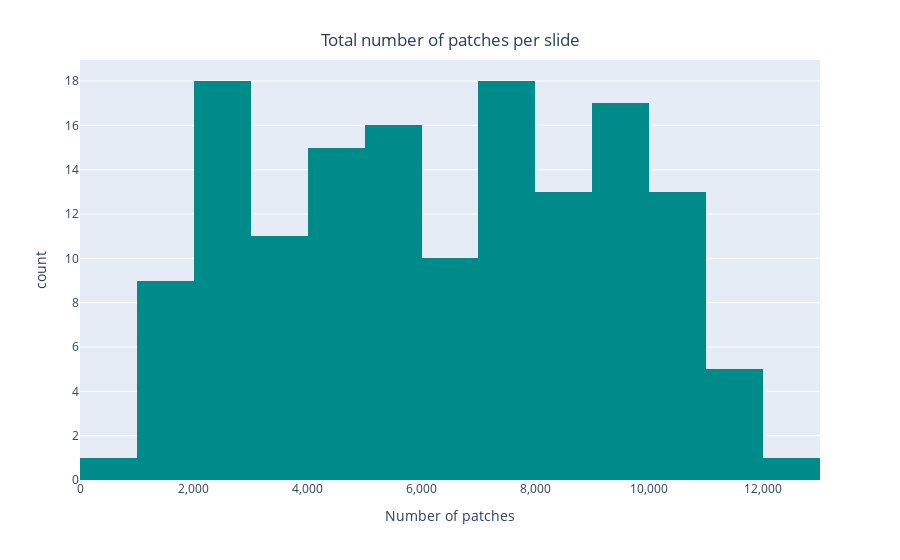

Write notebook code for a chart like this one.
### Code cell
fig = px.histogram(df['Total_num_of_patches'],
                   labels={
                     "value": "Number of patches",
                     "count": "Number of slides"
                    }, 
                   color_discrete_sequence=['darkcyan'])
fig.update_layout(title={
        'text': "Total number of patches per slide",
        'y':0.94,
        'x':0.5,
        'xanchor': 'center',
        'yanchor': 'top'},
        showlegend=False,
        xaxis_tickformat=",.0f")
fig.show()

### Figure 1 — Plotly figure (JSON) as saved in the notebook; plotly's stock layout.template omitted (floating-point values rounded to 4 significant figures; data arrays with more than 128 entries replaced by an {"elided": "..."} marker saying what was removed)
{"data": [{"alignmentgroup": "True", "bingroup": "x", "hovertemplate": "variable=Total_num_of_patches<br>Number of patches=%{x}<br>count=%{y}<extra></extra>", "legendgroup": "Total_num_of_patches", "marker": {"color": "darkcyan", "pattern": {"shape": ""}}, "name": "Total_num_of_patches", "offsetgroup": "Total_num_of_patches", "orientation": "v", "showlegend": true, "type": "histogram", "x": {"elided": "147 int values"}, "xaxis": "x", "yaxis": "y"}], "layout": {"autosize": true, "barmode": "relative", "legend": {"title": {"text": "variable"}, "tracegroupgap": 0}, "margin": {"t": 60}, "showlegend": false, "title": {"text": "Total number of patches per slide", "x": 0.5, "xanchor": "center", "y": 0.94, "yanchor": "top"}, "xaxis": {"anchor": "y", "autorange": true, "domain": [0, 1], "range": [-0.5, 13000.0], "tickformat": ",.0f", "title": {"text": "Number of patches"}, "type": "linear"}, "yaxis": {"anchor": "x", "autorange": true, "domain": [0, 1], "range": [0, 18.95], "title": {"text": "count"}}}}
